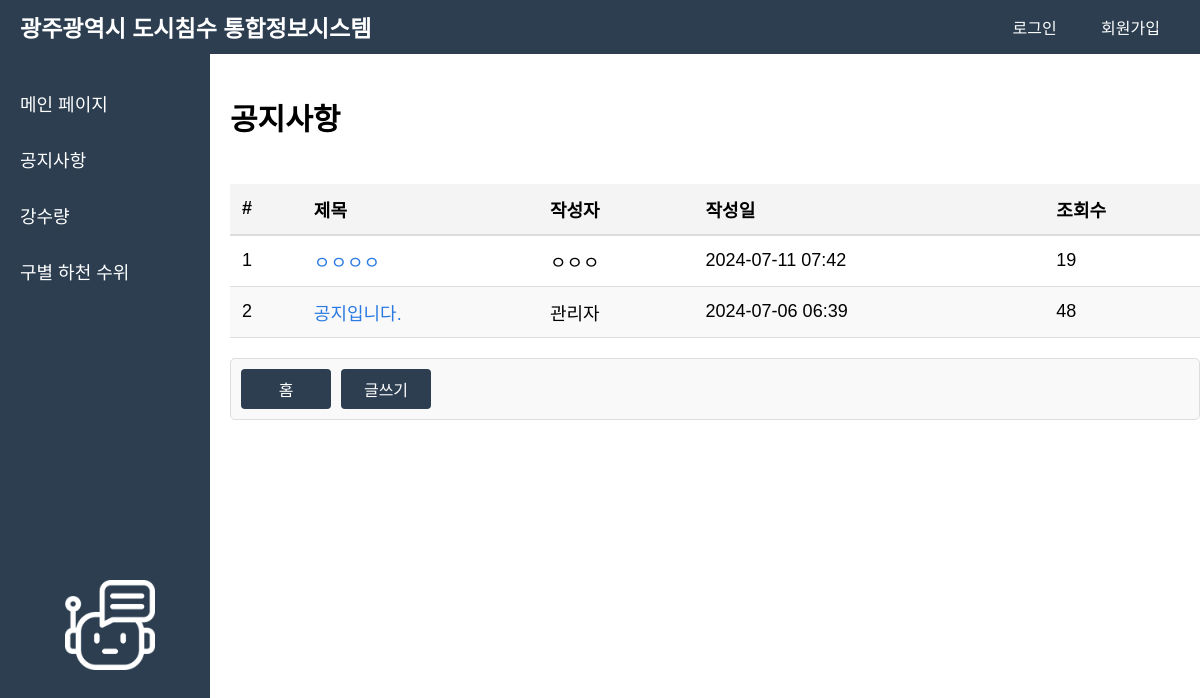
The page /board/ on the database as committed earlier.
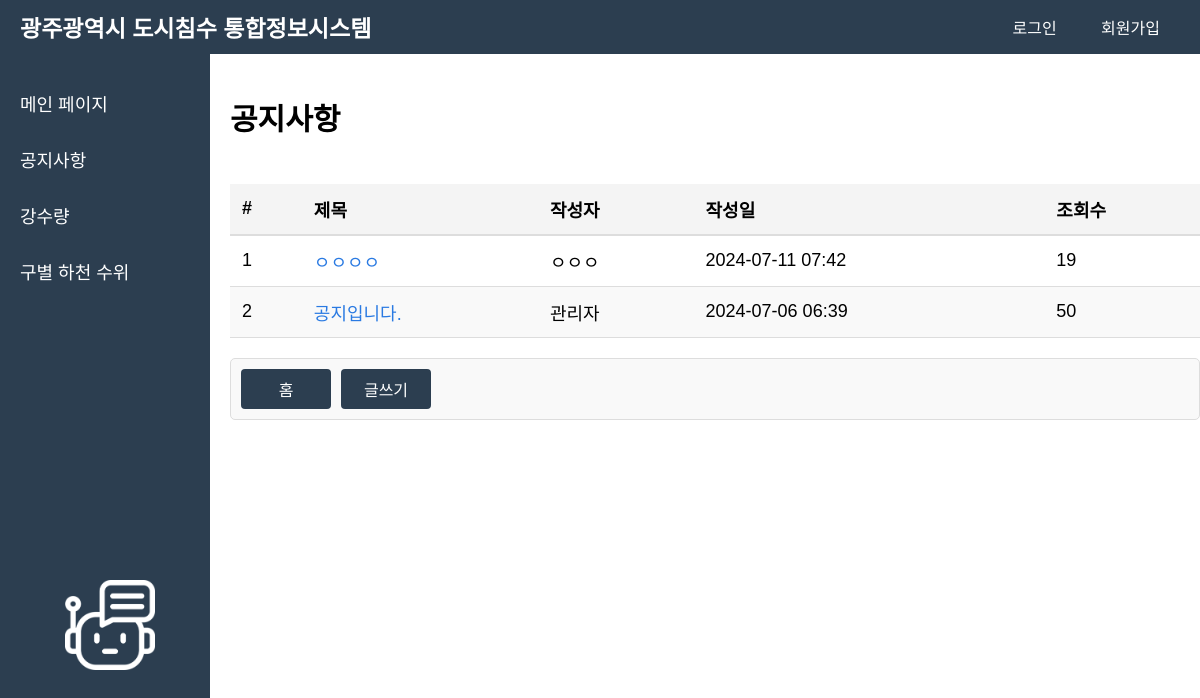
The same page on the database as committed later.
### board/models.py (models this page shows, shortened)
class Post(models.Model):
    author = models.CharField(max_length=100)
    created_at = models.DateTimeField(default=timezone.now)
    title = models.CharField(max_length=200)
    content = models.TextField()
    file = models.FileField(upload_to='uploads/', null=True, blank=True)
    updated_at = models.DateTimeField(auto_now=True)
    views = models.PositiveIntegerField(default=0)
    status = models.CharField(
        max_length=10,
        choices=(
            ('draft', 'Draft'),
            ('published', 'Published'),
            ('deleted', 'Deleted'),
        ),
        default='draft'
    )

### board/views.py (the view)
# urls.py: path('', views.post_list, name='post_list'),
def post_list(request):
    posts = Post.objects.filter(status='published').order_by('-created_at')
    return render(request, 'main/notice.html', {'posts': posts})

### templates/main/notice.html (shortened to what this page needs)
{% extends 'main/navbar.html' %}
{% block content %}
<div class="notice">
    <h2>공지사항</h2>
    <table class="notice2">
        <thead class="notice3">
            <tr>
                <th scope="col">#</th>
                <th scope="col">제목</th>
                <th scope="col">작성자</th>
                <th scope="col">작성일</th>
                <th scope="col">조회수</th>
            </tr>
        </thead>
        <tbody>
            {% for post in posts %}
            <tr>
                <td scope="row">{{ forloop.counter }}</td>
                <td>
                    <a href="{% url 'post_detail' pk=post.pk %}" class="post-title">{{ post.title }}</a>
                </td>
                <td>{{ post.author }}</td>
                <td>{{ post.created_at|date:"Y-m-d H:i" }}</td>
                <td>{{ post.views }}</td>
            </tr>
            {% empty %}
            <tr>
                <td colspan="5">등록된 게시물이 없습니다.</td>
            </tr>
            {% endfor %}
        </tbody>
    </table>
    <div class="button-container">
        <div class ='button-left'>
            <a href="{% url 'home' %}" class="btn btn-secondary">홈</a>
            <a href="{% url 'post_new' %}" class="btn btn-secondary">글쓰기</a>
        </div>
    </div>
</div>
{% endblock %}

### templates/main/navbar.html (shortened to what this page needs)
<!DOCTYPE html>
<html lang="ko">
<head>
    {% load static %}
    <link rel="stylesheet" href="{% static 'css/style.css' %}">
    <link rel="stylesheet" href="{% static 'css/modal.css' %}">
</head>
<body>
    <div class="top-bar">
        <div class="logo">
            <h1><a href="{% url 'home' %}" class="title-logo-link">광주광역시 도시침수 통합정보시스템</a></h1>
        </div>
        <div class="auth-links">
            {% if user.is_authenticated %}
                <div class="dropdown">
                    <button class="dropbtn">{{ user.username }}님</button>
                    <div class="dropdown-content">
                        <a href="{% url 'profile' %}">내 정보 조회</a>
                        <a href="{% url 'delete_account' %}" class="delete-account-link">회원 탈퇴</a>
                    </div>
                </div>
                <a href="{% url 'logout' %}">로그아웃</a>
            {% else %}
                <a href="{% url 'login' %}">로그인</a>
                <a href="{% url 'terms' %}">회원가입</a>
            {% endif %}
        </div>
    </div>
    <div class="main-container">
        <aside class="sidebar">
            <nav>
                <ul>
                    <li><a href="{% url 'home' %}">메인 페이지</a></li>
                    <li><a href="{% url 'post_list' %}">공지사항</a></li>
                    <li><a href="{% url 'rain' %}">강수량</a></li>
                    <li><a href="{% url 'waterlevel' %}">구별 하천 수위</a></li>
                    <li><a onclick="openModal()" class="chatbot-icon-link">
                        <img src="{% static 'img/chatbot.png' %}" alt="Chatbot Icon" class="chatbot-icon">
                    </a></li>
                </ul>
            </nav>
        </aside>
        <div class="content-container">
        {% block content %}
        {% endblock %}
        </div>
    </div>
</body>
</html>

### main/static/css/style.css (style rules this page uses)
.top-bar { display: flex; justify-content: space-between; align-items: center; background-color: #2c3e50; color: white; padding: 10px 20px; position: fixed; width: 100%; top: 0; z-index: 1000; }
.top-bar .logo h1 { margin: 0; font-size: 23px; }
.top-bar .auth-links { margin-right: 40px; }
.top-bar .auth-links a { margin-left: 20px; margin-right: 20px; text-decoration: none; color: white; }
.title-logo-link { text-decoration: none; color: inherit; }
body { font-family: Arial, sans-serif; margin: 0; padding: 0; box-sizing: border-box; display: flex; flex-direction: column; min-height: 100vh; }
.main-container { display: flex; flex: 1; margin-top: 50px; }
.sidebar { width: 170px; background-color: #2c3e50; color: white; padding: 20px; height: calc(100vh - 50px); position: fixed; top: 50px; overflow-y: auto; }
.sidebar nav ul { list-style: none; padding: 0; margin: 20px 0; }
.sidebar nav ul li { margin-bottom: 30px; }
.sidebar nav ul li a { color: white; text-decoration: none; font-size: 18px; display: flex; align-items: center; }
.content-container { margin-left: 210px; flex-grow: 1; display: flex; flex-direction: column; width: calc(100% - 20px); }
.chatbot-icon-link { position: absolute; bottom: 170px; left: 110px; cursor: pointer; transform: translateX(-50%); }
.chatbot-icon { width: 90px; height: 90px; }
.notice { flex-grow: 1; display: flex; flex-direction: column; width: calc(100% - 20px); padding : 20px; font-size: 20px; }
table.notice2 { width: 100%; border-collapse: collapse; margin: 20px 0; font-size: 18px; text-align: left; }
thead.notice3 { background-color: #f4f4f4; }
thead.notice3 th { padding: 12px; border-bottom: 2px solid #dddddd; }
table, tbody, th, td { color: #000000 !important; }
tbody tr { border-bottom: 1px solid #dddddd; }
tbody tr:nth-of-type(even) { background-color: #f9f9f9; }
tbody tr:nth-of-type(odd) { background-color: #ffffff; }
th, td { padding: 12px; }
th { font-weight: bold; }
a.post-title { color: #2a7ae2; text-decoration: none; }
.btn { background-color: #2c3e50; border: none; color: white; text-align: center; text-decoration: none; display: inline-block; font-size: 16px; border-radius: 4px; cursor: pointer; transition: background-color 0.3s ease; min-width: 70px; min-height: 30px; padding-top: 10px; }
.button-container { display: flex; gap: 10px; padding: 10px; border: 1px solid #ddd; border-radius: 5px; background-color: #f9f9f9; justify-content: space-between; }
.button-left { display: flex; padding-right: 15px; }
.button-left a { margin-right: 10px; }
.btn-secondary { display: flex; justify-content: center; align-items: center; background-color: #2c3e50; border: none; color: white; text-align: center; text-decoration: none; font-size: 16px; border-radius: 4px; cursor: pointer; transition: background-color 0.3s ease; min-height: 40px; min-width: 90px; padding-top: 0px; margin-right:5px; }

Rows that differ between the two databases and show on the page:
changed Post "공지입니다.": views "48" → "50"
